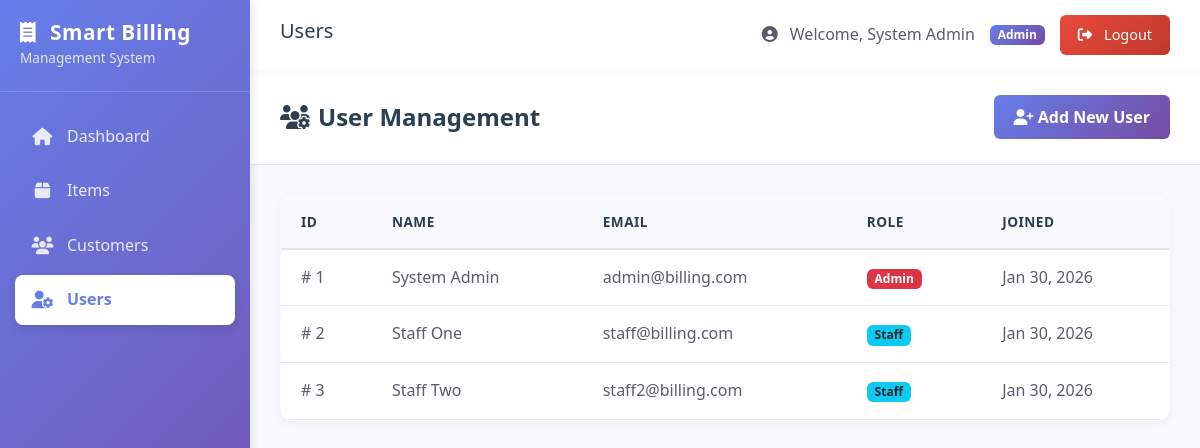
The page /smart-billing-1-3/admin/users.php (signed in) on the database as committed earlier.
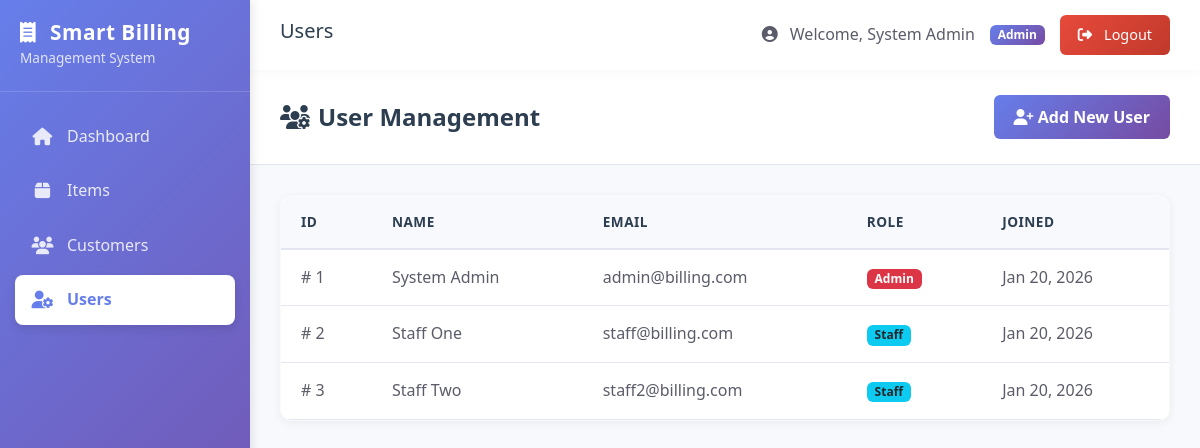
The same page on the database as committed later.
### tables this page shows
CREATE TABLE `users` (
  `id` int(11) NOT NULL AUTO_INCREMENT,
  `name` varchar(100) NOT NULL,
  `email` varchar(100) NOT NULL,
  `password` varchar(255) NOT NULL,
  `role` enum('admin','staff') NOT NULL DEFAULT 'staff',
  `created_at` timestamp NOT NULL DEFAULT current_timestamp(),
  PRIMARY KEY (`id`),
  UNIQUE KEY `email` (`email`)
);

### smart-billing-1-3/admin/users.php (the view, shortened to what this page needs)
<?php
require_once '../config/db.php';
$result = $conn->query("SELECT * FROM users ORDER BY created_at DESC");
include '../includes/header.php';
?>
<?php include '../includes/sidebar.php'; ?>
<main class="main-content">
    <?php include '../includes/topnav.php'; ?>
    <div class="content-body">
        <div class="page-header">
            <h4><i class="fas fa-users-cog me-2"></i>User Management</h4>
            <a href="../auth/register.php" class="btn btn-primary">
                <i class="fas fa-user-plus"></i> Add New User
            </a>
        </div>
        <div class="table-wrapper">
            <table class="data-table">
                <thead>
                    <tr>
                        <th>ID</th>
                        <th>Name</th>
                        <th>Email</th>
                        <th>Role</th>
                        <th>Joined</th>
                    </tr>
                </thead>
                <tbody>
                    <?php while ($row = $result->fetch_assoc()): ?>
                        <tr>
                            <td>#
                                <?= $row['id']; ?>
                            </td>
                            <td>
                                <?= htmlspecialchars($row['name']); ?>
                            </td>
                            <td>
                                <?= htmlspecialchars($row['email']); ?>
                            </td>
                            <td>
                                <?php if ($row['role'] === 'admin'): ?>
                                    <span class="badge bg-danger">Admin</span>
                                <?php else: ?>
                                    <span class="badge bg-info text-dark">Staff</span>
                                <?php endif; ?>
                            </td>
                            <td>
                                <?= date('M d, Y', strtotime($row['created_at'])); ?>
                            </td>
                        </tr>
                    <?php endwhile; ?>
                </tbody>
            </table>
        </div>
    </div>
</main>
<?php include '../includes/footer.php'; ?>

Rows that differ between the two databases and show on the page:
changed users "System Admin": created_at "Jan 30, 2026" → "Jan 20, 2026"
changed users "Staff One": created_at "Jan 30, 2026" → "Jan 20, 2026"
changed users "Staff Two": created_at "Jan 30, 2026" → "Jan 20, 2026"
